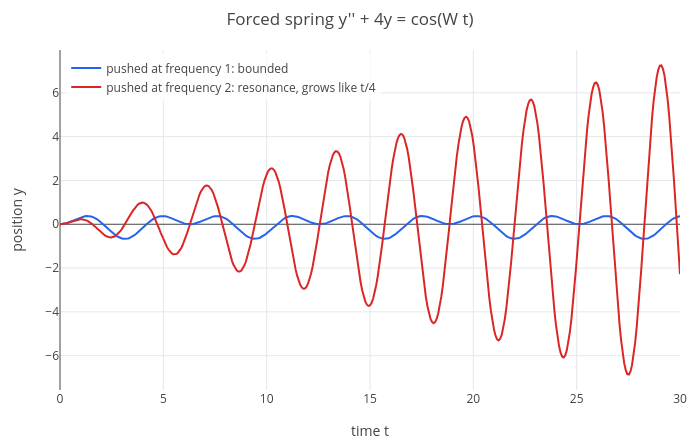

Notebook code for this chart:
### Markdown cell above
Car shock absorbers are tuned close to critical damping: as fast as possible back to rest without bouncing.

### Resonance

Push the spring periodically with a force $\cos(\Omega t)$: $y'' + 4y = \cos(\Omega t)$. If the push has a
different frequency than the spring, the motion stays bounded. If it has exactly the spring's own frequency
$\Omega = 2$, every push adds to the swing and the amplitude grows without limit: **resonance**.

### Code cell
off = dsolve(y'' + 4*y == cos(t), y, t, 0, [0, 0])
res = dsolve(y'' + 4*y == cos(2*t), y, t, 0, [0, 0])
p = plot(off, res, t, 0, 30);
p = legend(p, "pushed at frequency 1: bounded", "pushed at frequency 2: resonance, grows like t/4");
labels(title(p, "Forced spring y'' + 4y = cos(W t)"), "time t", "position y")

### Figure 1 — Plotly figure (JSON) as saved in the notebook; plotly's stock layout.template omitted (floating-point values rounded to 4 significant figures; data arrays with more than 128 entries replaced by an {"elided": "..."} marker saying what was removed)
{"data": [{"line": {"color": "#2563eb", "width": 2}, "mode": "lines", "name": "pushed at frequency 1: bounded", "type": "scatter", "x": {"elided": "402 float values"}, "y": {"elided": "402 float values"}}, {"line": {"color": "#dc2626", "width": 2}, "mode": "lines", "name": "pushed at frequency 2: resonance, grows like t/4", "type": "scatter", "x": {"elided": "402 float values"}, "y": {"elided": "402 float values"}}], "layout": {"height": 440, "legend": {"bgcolor": "rgba(255,255,255,0.8)", "x": 0.01, "y": 0.99}, "margin": {"b": 50, "l": 60, "r": 20, "t": 50}, "showlegend": true, "title": {"text": "Forced spring y'' + 4y = cos(W t)"}, "width": 700, "xaxis": {"title": {"text": "time t"}, "zeroline": true}, "yaxis": {"range": [-7.569, 7.957], "title": {"text": "position y"}, "zeroline": true}}}
